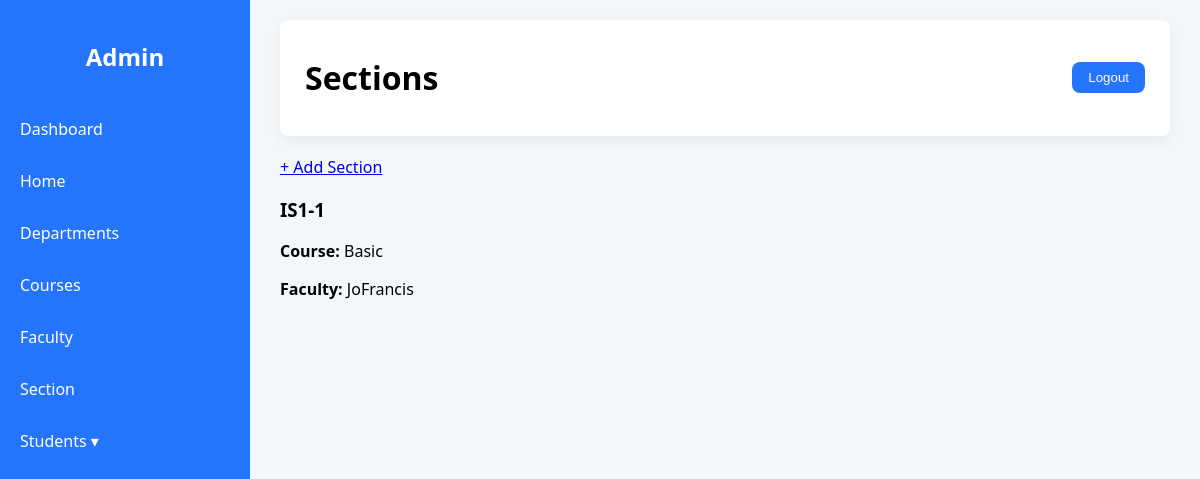
/grading/sections/, run on an earlier commit of the app's database.
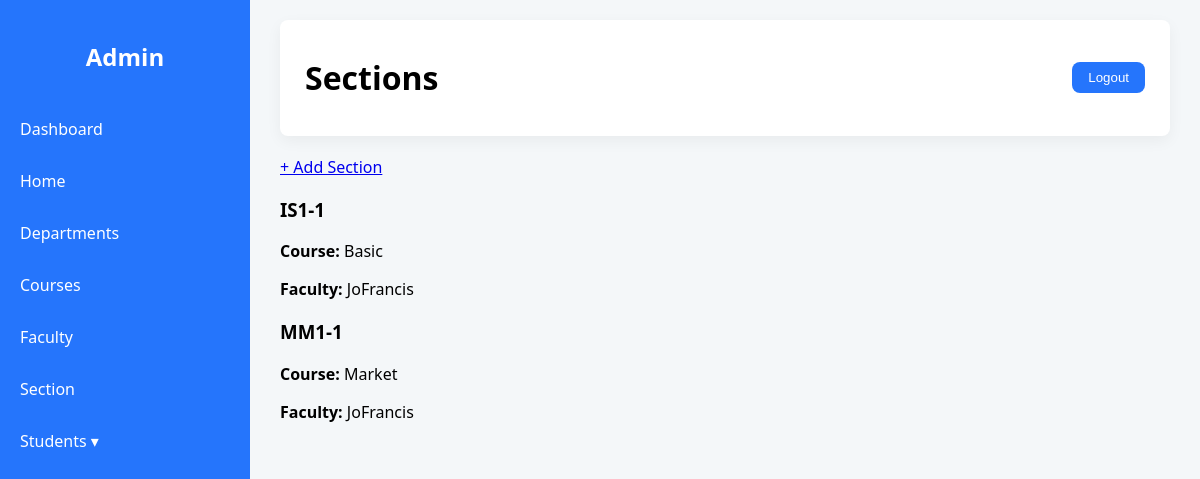
And on a later commit of the database.
### grading_system/models.py (models this page shows, shortened)
class Section(models.Model):
    name = models.CharField(max_length=50)
    department = models.ForeignKey(Department, on_delete=models.CASCADE)
    course = models.ForeignKey(Course, on_delete=models.CASCADE)
    faculty = models.ForeignKey(
        Faculty,
        on_delete=models.SET_NULL,
        null=True,
        blank=True
    )

class Course(models.Model):
    YEAR_LEVELS = [
        ('1', '1st Year'),
        ('2', '2nd Year'),
        ('3', '3rd Year'),
        ('4', '4th Year'),
    ]
    SEMESTERS = [
        ('1', '1st Semester'),
        ('2', '2nd Semester'),
    ]
    department = models.ForeignKey(Department, on_delete=models.CASCADE, related_name='courses')
    code = models.CharField(max_length=20)
    name = models.CharField(max_length=100)
    year_level = models.CharField(max_length=1, choices=YEAR_LEVELS)
    semester = models.CharField(max_length=1, choices=SEMESTERS)
    credits = models.PositiveIntegerField()

class Faculty(models.Model):
    name = models.CharField(max_length=100)

### grading_system/views.py (the view)
# urls.py: path('sections/', views.section_list, name='section_list'),
def section_list(request):
    sections = Section.objects.select_related('course').all()
    return render(request, 'core/sections.html', {'sections': sections})

### grading_system/templates/core/sections.html
{% extends 'core/base.html' %}
{% block header %}Sections{% endblock %}
{% block content %}
<a href="{% url 'grading_system:add_section' %}" class="add-btn">
    + Add Section
</a>
<div class="dept-grid">
    {% for s in sections %}
    <div class="dept-card">
        <h3>{{ s.name }}</h3>
        <p><b>Course:</b> {{ s.course.name }}</p>
        <p><b>Faculty:</b> {{ s.faculty.name }}</p>
    </div>
    {% endfor %}
</div>
{% endblock %}

What changed in the data, as far as the page shows it:
added Section: name "MM1-1", course.name "Market", faculty.name "JoFrancis"
